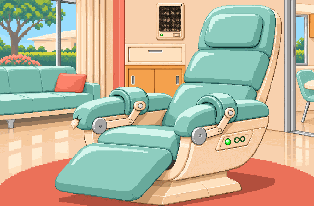
#> input picture review/chapter-01-batch02-2026-11-15/candidates/chair-candidate-v01.png, 314 x 206 px
$ python build_review.py
#> lines starting #> are read from the running program, lines starting #| are printed output that depends on the picture; after the words box and inside, x2 and y2 are one past the last pixel; in counts of white or black regions, pixels touching at a corner belong together
"""Export an imagegen chair-geometry edit; protect the original room and intercom."""
from pathlib import Path
from collections import Counter
from PIL import Image, ImageDraw, ImageChops
import hashlib
import json

HERE = Path(__file__).resolve().parent
PARENT = HERE.parent
OUT = HERE/'candidates'
PREV = HERE/'previews'
OUT.mkdir(exist_ok=True)
PREV.mkdir(exist_ok=True)
original_path = PARENT/'candidates/chair-candidate-v01.png'
initial_path = PARENT/'candidates/lounge-candidate-v01.png'
source_path = HERE/'generation-source/chair-v03b.png'
original = Image.open(original_path).convert('RGB')
#> original is the input picture: PIL image 314x206 RGB; mean R, G, B 187.3, 179.4, 154.4
source = Image.open(source_path).convert('RGB')
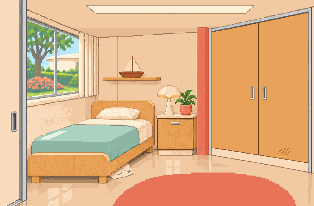
#> input picture review/chapter-01-batch02-2026-11-15/candidates/bedroom-candidate-v01.png, 314 x 206 px, given in place of chair-v03b.png, which was not available
#> source is the input picture: PIL image 314x206 RGB; mean R, G, B 222.2, 177, 135.4
w, h = source.size
#> w = 314; h = 206
r = 314/206
box = ((w-h*r)/2, 0, (w+h*r)/2, h) if w/h > r else (0, (h-w/r)/2, w, (h+w/r)/2)
#> box = (0, 0, 314, 206)
normalized = source.resize((314, 206), Image.Resampling.NEAREST, box=box)

# Reuse original colors, without a new palette-count target or spatial filtering.
colors = sorted(set(original.getdata()))
#> colors = 247 items, first 6: (0, 12, 11), (1, 110, 1), (2, 81, 4), (3, 132, 9), (3, 191, 3), (6, 27, 22)
palette = Image.new('P', (1, 1))
padded = colors + [colors[-1]]*(256-len(colors))
#> padded = 256 items, first 6: (0, 12, 11), (1, 110, 1), (2, 81, 4), (3, 132, 9), (3, 191, 3), (6, 27, 22)
palette.putpalette([channel for rgb in padded for channel in rgb])
fitted = normalized.quantize(palette=palette, dither=Image.Dither.NONE).convert('RGB')

# Includes original/new chair silhouettes and the small areas revealed by reclining.
# Architecture and room elsewhere remain the exact original pixels.
polygon = [(202,0),(282,0),(293,22),(289,88),(276,109),(274,164),(247,184),
           (253,205),(119,205),(43,194),(42,176),(60,151),(85,137),(64,132),
           (64,112),(85,99),(109,84),(158,82),(179,67),(187,42)]
protected = [(153,0,189,43)]  # Approved intercom remains exact; seam is part of the local chair edit.
mask = Image.new('L', (314, 206), 0)
#> mask: PIL image 314x206 L; every value is 0
draw = ImageDraw.Draw(mask)
draw.polygon(polygon, fill=255)
for b in protected:
    mask.paste(0, b)
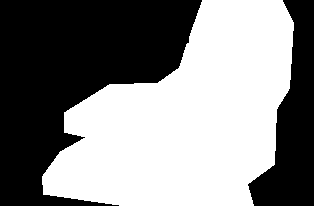
#> mask: PIL image 314x206 L; 52.2% white; 2 black regions, box (x1, y1, x2, y2) and area: (0, 0, 202, 206) 23731, (248, 0, 314, 206) 7168
after = original.copy()
after.paste(fitted, (0, 0), mask)
output = OUT/'chair-candidate-v03.png'
after.save(output)
after.resize((1256, 824), Image.Resampling.NEAREST).save(PREV/'chair-v03-4x.png')
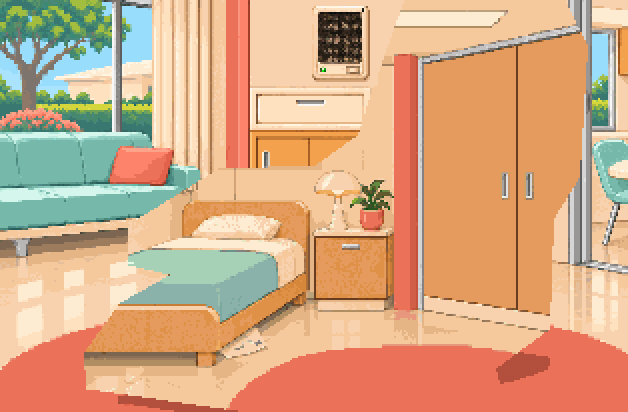
#> saved as chair-v03-4x.png: PIL image 1256x824 RGB (shown at 1/2 size); mean R, G, B 212.9, 168.1, 131.9


def sha(path):
    return hashlib.sha256(path.read_bytes()).hexdigest()


def compare(a, b, labels, filename, scale=1):
    a = a.resize((314*scale, 206*scale), Image.Resampling.NEAREST)
    b = b.resize((314*scale, 206*scale), Image.Resampling.NEAREST)
    sheet = Image.new('RGB', (a.width+b.width+24, a.height+50), '#f5f1e4')
    d = ImageDraw.Draw(sheet)
    d.text((4, 5), 'Rest Assured / native' if scale == 1 else 'Rest Assured / exact4x NEAREST', fill='#393832')
    d.text((4, 22), labels[0], fill='#393832')
    d.text((a.width+28, 22), labels[1], fill='#393832')
    sheet.paste(a, (0, 40))
    sheet.paste(b, (a.width+24, 40))
    sheet.save(PREV/filename)


initial = Image.open(initial_path).convert('RGB')
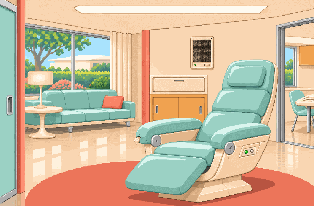
#> input picture review/chapter-01-batch02-2026-11-15/candidates/lounge-candidate-v01.png, 314 x 206 px
#> initial is the input picture: PIL image 314x206 RGB; mean R, G, B 206, 185.2, 157.7
for scale, suffix in [(1, 'native'), (4, '4x')]:
    compare(original, after, ('Original activated v01', 'Revised activated v03 / generated'), 'before-after-'+suffix+'.png', scale)
    compare(initial, after, ('Initial lounge', 'Activated v03 / generated'), 'initial-activated-'+suffix+'.png', scale)
#> this loop made 2 passes
#> pass 1, in compare, `sheet = Image.new('RGB', (a.width+b.width+24, a.height+50), '#f5f1e4')`:
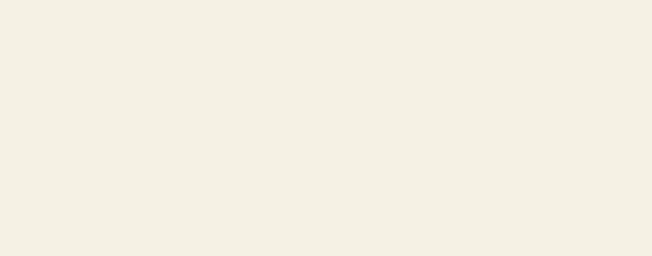
#> sheet: PIL image 652x256 RGB; mean R, G, B 245, 241, 228
#> pass 1, in compare (call 2), `sheet.save(PREV/filename)`:
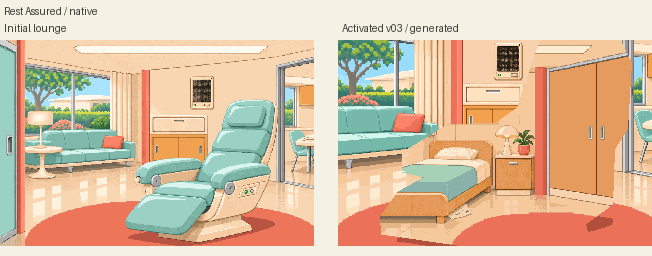
#> saved as initial-activated-native.png: PIL image 652x256 RGB; mean R, G, B 216.8, 190.4, 162.9
#> pass 2, in compare (call 3), `a = a.resize((314*scale, 206*scale), Image.Resampling.NEAREST)`:
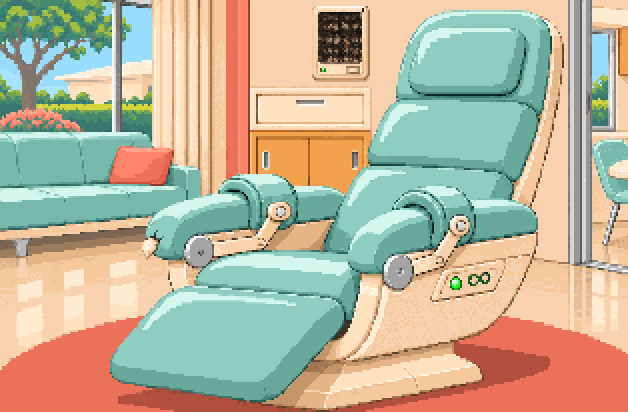
#> a: PIL image 1256x824 RGB (shown at 1/2 size); mean R, G, B 187.3, 179.4, 154.4

changed_outside = sum(a != b for a, b, m in zip(original.getdata(), after.getdata(), mask.getdata()) if not m)
#> changed_outside = 0
assert changed_outside == 0
counts = Counter(after.getdata())
#> counts = 221 items
manifest = {'title': 'Rest Assured v03 — armrest-mounted wrist closures and activated pose',
            'baselineCommit': '38f0a8fadba941ef5eae3424437baffb67dc5909', 'branch': 'agent/ch01-art-batch02-20261115',
            'scene': 'house_of_tomorrow/chair', 'candidateCount': 1, 'status': 'generated', 'ownerApproved': False,
            'assetPath': None, 'candidatePath': 'candidates/chair-candidate-v03.png', 'dimensions': [314,206], 'mode': 'RGB',
            'sha256': sha(output), 'originalPath': '../candidates/chair-candidate-v01.png', 'originalSha256': sha(original_path),
            'initialPath': '../candidates/lounge-candidate-v01.png', 'initialSha256': sha(initial_path),
            'sourcePath': 'generation-source/chair-v03b.png', 'sourceSha256': sha(source_path), 'sourceDimensions': list(source.size),
            'promptPath': 'prompt.json', 'method': 'built-in image_gen.imagegen; original v01 used as positive design reference',
            'normalization': {'sourceBox': list(box), 'geometry': 'NEAREST to314x206; copy chair silhouette/pose edit mask only',
                              'colorPolicy': 'non-spatial match to actual original scene palette, no dithering or new palette-count target',
                              'editPolygon': [list(v) for v in polygon], 'protectedOriginalRegions': [list(b) for b in protected]},
            'changedPixelsOutsideMask': changed_outside, 'changedPixels': sum(a != b for a,b in zip(original.getdata(),after.getdata())),
            'visibleColorCount': len(counts), 'dominantPalette': [{'hex': '#%02x%02x%02x' % c, 'pixels': n} for c,n in counts.most_common(16)],
            'reviewDecision': 'v02 upright rings rejected; return to original chair and place low closures across forward wrist-rest areas.',
            'recline': 'Slightly farther reclined backrest and raised integrated legrest; same room camera.',
            'productionIntegration': False, 'storyModified': False, 'greeneryProposalApplied': False}
(HERE/'manifest.json').write_text(json.dumps(manifest, indent=2)+'\n')

page = '''<!doctype html><html lang="en"><meta charset="utf-8"><meta name="viewport" content="width=device-width,initial-scale=1"><title>Rest Assured v03 — activated-state review</title><style>*{box-sizing:border-box}body{margin:0;background:#f5f1e4;color:#393832;font:16px/1.5 system-ui,sans-serif}main{max-width:1400px;margin:auto;padding:28px}section,.banner{background:#fffaf0;border:1px solid #d7c6a8;padding:20px;margin:24px 0}.banner{border-left:6px solid #d78b6f}.compare{display:flex;flex-wrap:wrap;gap:24px}.scroll{overflow:auto;padding:12px 0}figure{margin:0}figcaption{font-size:13px}a{color:#27565e}img{display:block;max-width:none;image-rendering:pixelated;image-rendering:crisp-edges}summary{cursor:pointer;font-weight:600}</style><main><h1>Rest Assured · activated state v03</h1><p class="banner"><strong>Generated replacement. Owner visual approval pending.</strong><br>Based on the original v01 chair. The rejected upright rings are replaced by low padded closures across the forward wrist-rest areas. A slightly reclined back and raised legrest reinforce activation.</p><p><a href="../index.html">Original Batch2 gallery</a> · <a href="prompt.json">Built-in imagegen prompts</a> · <a href="manifest.json">Dimensions, palette and hashes</a> · <a href="QA.md">Verification and decisions</a></p>
<section><h2>Inviting initial chair and activated state · native</h2><div class="compare"><figure><img src="../candidates/lounge-candidate-v01.png" width="314" height="206" alt="Unchanged initial lounge"><figcaption>Initial lounge · unchanged</figcaption></figure><figure><img src="candidates/chair-candidate-v03.png" width="314" height="206" alt="Activated chair with forward padded wrist closures"><figcaption>Activated v03 · generated candidate</figcaption></figure></div><p>The closures seat onto armrest cradles where wrists rest, with short visible latch/linkage joins. Their channels run along the armrests. No upright freestanding rings, anatomy or torture-machine additions.</p><p><a href="previews/initial-activated-native.png">Native comparison</a> · <a href="previews/initial-activated-4x.png">Exact4× comparison</a></p></section>
<section><h2>Original chair geometry and revised activation</h2><div class="compare"><figure><img src="../candidates/chair-candidate-v01.png" width="314" height="206" alt="Original v01 activated chair"><figcaption>Original activated v01 · preserved</figcaption></figure><figure><img src="candidates/chair-candidate-v03.png" width="314" height="206" alt="Revised activated v03"><figcaption>Revised v03</figcaption></figure></div><p><a href="candidates/chair-candidate-v03.png" download>Native314×206 PNG</a> · <a href="previews/chair-v03-4x.png" download>1256×824 NEAREST PNG</a> · <a href="previews/before-after-native.png">Native before/after</a> · <a href="previews/before-after-4x.png">4× before/after</a> · <a href="generation-source/chair-v03b.png">Generation source</a></p><details><summary>View revised chair at exact4×</summary><div class="scroll"><img src="previews/chair-v03-4x.png" width="1256" height="824" alt="Revised activated chair at exact4x"></div></details><details><summary>View initial/activated at exact4×</summary><div class="scroll"><img src="previews/initial-activated-4x.png" width="2536" height="874" alt="Initial and activated exact4x comparison"></div></details></section>
<section><h2>Preservation</h2><p>The original chair's colors and picked seam location remain. The approved intercom is restored pixel-for-pixel. Every pixel outside the chair edit mask remains original; the small background areas revealed by the changed chair pose are included in that mask. No room redesign, plant redraw, story or gameplay changes.</p><p><a href="../rest-assured-revision-v02/index.html">Rejected v02 retained for comparison</a> · <a href="generation-source/chair-v03a.png">Earlier v03 source before recess cleanup</a> · <a href="../GREENERY_CLARIFICATION_PROPOSED.md">Unapplied greenery clarification</a></p></section></main></html>'''
(HERE/'index.html').write_text(page)
print(json.dumps({'dimensions': after.size, 'colors': len(counts), 'changed': manifest['changedPixels'], 'outsideChanged': changed_outside}))
#| {"dimensions": [314, 206], "colors": 221, "changed": 32696, "outsideChanged": 0}
